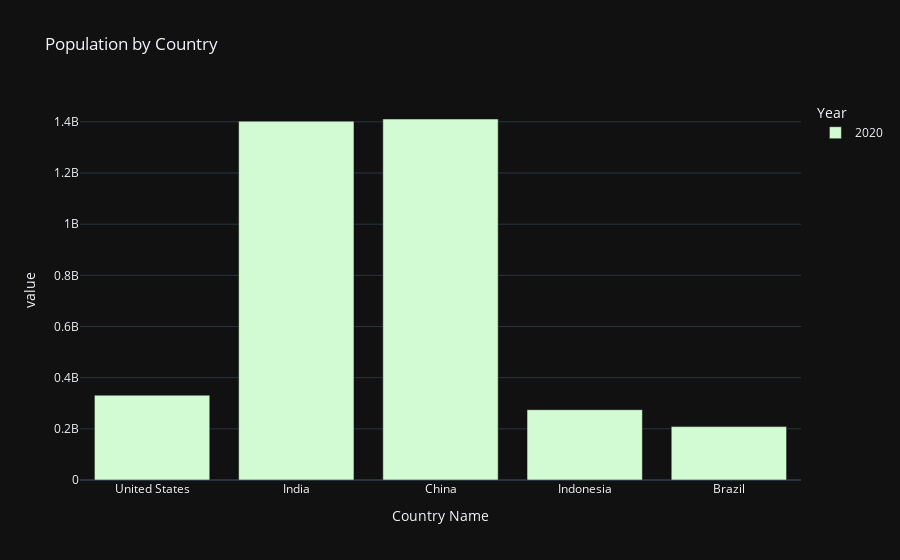

Here is the notebook cell this chart was saved with:
### Code cell
fig = px.bar(df_pivot_2020, x=df_pivot_2020.index, y=df_pivot_2020.columns,title='Population by Country',color_discrete_sequence=px.colors.sequential.Darkmint)
fig.show()

### Figure 1 — Plotly figure (JSON) as saved in the notebook; plotly's stock layout.template omitted (floating-point values rounded to 4 significant figures)
{"data": [{"hovertemplate": "Year=2020<br>Country Name=%{x}<br>value=%{y}<extra></extra>", "legendgroup": "2020", "marker": {"color": "rgb(210, 251, 212)", "pattern": {"shape": ""}}, "name": "2020", "orientation": "v", "showlegend": true, "textposition": "auto", "x": ["United States", "India", "China", "Indonesia", "Brazil"], "xaxis": "x", "y": [331500000.0, 1403000000.0, 1411000000.0, 274800000.0, 208700000.0], "yaxis": "y", "type": "bar"}], "layout": {"xaxis": {"anchor": "y", "domain": [0.0, 1.0], "title": {"text": "Country Name"}}, "yaxis": {"anchor": "x", "domain": [0.0, 1.0], "title": {"text": "value"}}, "legend": {"title": {"text": "Year"}, "tracegroupgap": 0}, "title": {"text": "Population by Country"}, "barmode": "relative"}}
